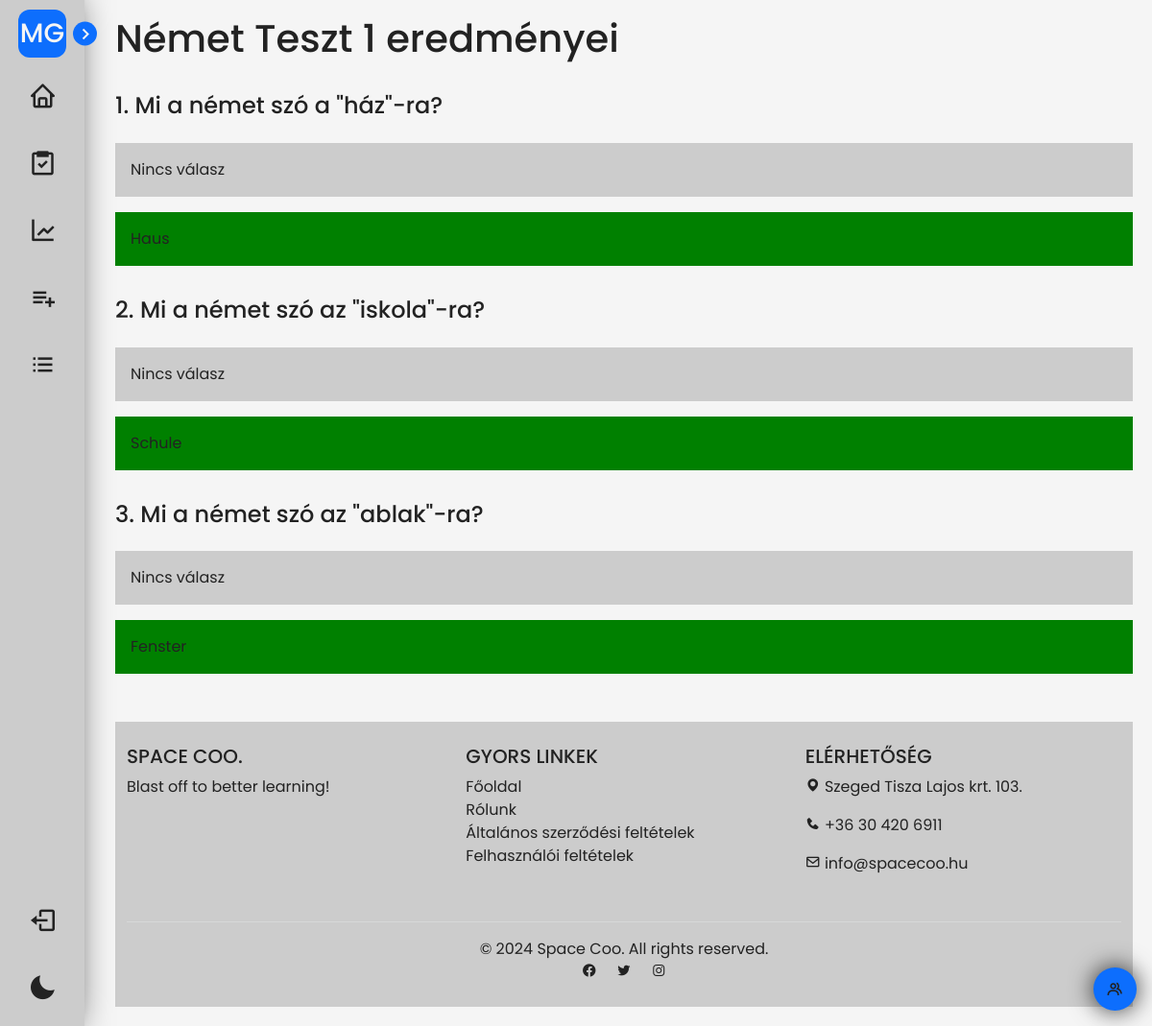
The app's page /resultpreview.php?id=31 (signed in) with its own data.
### tables this page shows
CREATE TABLE `tests` (
  `tid` int(11) NOT NULL,
  `t_name` varchar(255) NOT NULL,
  `date` date NOT NULL,
  `min_score` int(11) DEFAULT NULL,
  `owner` varchar(255) DEFAULT NULL
);

CREATE TABLE `questions` (
  `q_id` int(11) NOT NULL,
  `q_body` text NOT NULL,
  `correct_answer` varchar(255) NOT NULL
);

### classes/class.controller.test.php (called while the page is built, shortened)
<?php
class TestController extends Test {
  public static function constructDefault() {
    $instance = new self(null, null, null);
    return $instance;
  }
}

### classes/class.controller.test_submission.php (called while the page is built, shortened)
<?php
class TestSubmissionController extends TestSubmission {
  public static function constructDefault() {
    $instance = new self(null, null, null);
    return $instance;
  }
  public function getTestId($sub_id) {
    return $this->getTestIdBySubmissionId($sub_id)[0]['tid'];
  }
}

### classes/class.dbh.php (called while the page is built)
<?php
class Dbh {
    protected function connect() {
        try {
            $host = "localhost";
            $dbname = "spacecoo";
            $username = "root";
            $password = "";
            $dbh = new PDO("mysql:host=" . $host . ";dbname=" . $dbname, $username, $password);
            return $dbh;
        } catch (PDOException $e) {
            print "Error: " . $e->getMessage() . "<br/>";
            die();
        }
    }
}

### classes/class.test_submission.php (called while the page is built, shortened)
<?php
class TestSubmission extends Dbh {
  protected function getTestIdBySubmissionId($submissionId) {
    $stmt = $this->connect()->prepare("SELECT `tid` FROM `test_submission` WHERE `sub_id` = ?");
    if(!$stmt->execute(array($submissionId))) {
      $stmt = NULL;
      header("location: ../index.php?stmtfailed");
      exit();
    }
    $testId = $stmt->fetchAll(PDO::FETCH_ASSOC);
    return $testId;
  }
}

### classes/class.test.php (called while the page is built, shortened)
<?php
class Test extends Dbh {
  public function getTestById($testId) {
    $stmt = $this->connect()->prepare('SELECT * FROM tests WHERE tid = ?');
    if (!$stmt->execute(array($testId))) {
      $stmt = NULL;
      header('location: index.php?error=stmtfailed');
      exit();
    }
    $result = $stmt->fetchAll(PDO::FETCH_ASSOC);
    return $result[0];
  }
}

### classes/class.controller.questions.php (called while the page is built, shortened)
<?php
class QuestionsController extends Questions {
  private $testId;
  public static function constructWithTestIdOnly($testId) {
    $instance = new self(null, null, null, $testId);
    return $instance;
  }
  public function __construct($questionBody, $correctAnswer, $wrongAnswers, $testId) {
    $this->testId = $testId;
  }
  public function getAllQuestionsByTestId() {
    $questions = $this->getQuestions($this->testId);
    $questionsAssoc = [];
    foreach ($questions as $row) {
      if (!isset($questionsAssoc[$row['q_id']])) {
          $questionsAssoc[$row['q_id']] = [
              'q_body' => $row['q_body'],
              'correct_answer' => $row['correct_answer'],
              'wrong_answers' => []
          ];
      }
    }
    return $questionsAssoc;
  }
}

### classes/class.questions.php (called while the page is built, shortened)
<?php
class Questions extends Dbh {
  protected function getQuestions($testId) {
    try {
      $sql = "
      SELECT
          q.q_id,
          q.q_body,
          q.correct_answer,
          wa.wrong_answer
      FROM
          tests t
      JOIN
          test_questions tq ON t.tid = tq.tid
      JOIN
          questions q ON tq.q_id = q.q_id
      LEFT JOIN
          question_wrong_answers qwa ON q.q_id = qwa.q_id
      LEFT JOIN
          wrong_answers wa ON qwa.w_id = wa.w_id
      WHERE
          t.tid = ?
      ";
      $conn = $this->connect();
      $conn->setAttribute(PDO::ATTR_ERRMODE, PDO::ERRMODE_EXCEPTION);
      $stmt = $conn->prepare($sql);
      $stmt->execute(array($testId));
      $results = $stmt->fetchAll(PDO::FETCH_ASSOC);
      return $results;
    } catch (Exception $e) {
      header("location: ../index.php?stmtfailed");
      exit();
    }
  }
}

### classes/class.controller.answers.php (called while the page is built)
<?php
class AnswersController extends Answers {
  private $submissionId;
  private $questionId;
  public function __construct($submissionId, $questionId) {
    $this->submissionId = $submissionId;
    $this->questionId = $questionId;
  }
  public function getAnswer() {
    return $this->getAnswerBySubmissionAndQuestionId($this->submissionId, $this->questionId);
  }
}

### classes/class.answers.php (called while the page is built)
<?php
class Answers extends Dbh {
  protected function getAnswerBySubmissionAndQuestionId($sub_id, $q_id) {
    $stmt = $this->connect()->prepare("SELECT * FROM `answers` WHERE `submission_id` = ? AND `q_id` = ?");
    if(!$stmt->execute(array($sub_id, $q_id)) || $stmt->rowCount() == 0) {
      $stmt = NULL;
      header("location: index.php?stmtfailed");
      exit();
    }
    $answer = $stmt->fetchAll(PDO::FETCH_ASSOC);
    return $answer[0];
  }
}

### resultpreview.php (the view, shortened to what this page needs)
<?php
include("classes/class.dbh.php");
include("classes/class.test_submission.php");
include("classes/class.controller.test_submission.php");
include("classes/class.test.php");
include("classes/class.controller.test.php");
include("classes/class.questions.php");
include("classes/class.controller.questions.php");
include("classes/class.answers.php");
include("classes/class.controller.answers.php");
$testSubmissionsController = TestSubmissionController::constructDefault();
$testId = $testSubmissionsController->getTestId($_GET["id"]);
$testController = TestController::constructDefault();
$test = $testController->getTestById($testId);
$questionsController = QuestionsController::constructWithTestIdOnly($testId);
$questions = $questionsController->getAllQuestionsByTestId();
$questionCounter = 1;
include("includes/header.php");
?>
<link rel="stylesheet" href="css/test.css">
<h1><?php echo $test["t_name"]?> eredményei</h1>
<div>
<?php
  foreach ($questions as $q_id => $question) {
    $answersController = new AnswersController($_GET["id"], $q_id);
    $usersAnswers = $answersController->getAnswer();
    $answers = [$question["correct_answer"]];
    shuffle($answers);
    ?>
    <h4><?php echo $questionCounter . ". " . $question["q_body"]; $questionCounter++; ?></h4>
        <div class="row">
          <div class="col">
          <label class="form-check-label test-question-label <?php
              if("" === $usersAnswers["answer_given"] && $usersAnswers["is_correct"] ) echo "correct-background-color";
              else if("" === $usersAnswers["answer_given"] && !$usersAnswers["is_correct"] ) echo "incorrect-background-color";
              ?>">
              Nincs válasz
            </label>
          </div>
        </div>
      <?php for ($i = 0; $i < count($answers); $i++) { ?>
        <div class="row">
          <div class="col">
            <label class="form-check-label test-question-label <?php
            if($answers[$i] === $usersAnswers["answer_given"] && $usersAnswers["is_correct"] ) echo "correct-background-color";
            else if($answers[$i] === $usersAnswers["answer_given"] && !$usersAnswers["is_correct"] ) echo "incorrect-background-color";
            ?>">
              <?php echo $answers[$i] ?>
            </label>
          </div>
        </div>
      <?php } ?>
  <?php }
  ?>
  </div>
<?php include("includes/footer.php"); ?>

### css/footer.css (style rules this page uses)
:root { --background-color: #f5f5f5; --text-color: #222222; --primary-accent: #0d6efd; --secondary-accent: #cccccc; --border-color: #e0e0e0; --highlight-color: #0056b3; }

### css/index.css (style rules this page uses)
:root { --background-color: #f5f5f5; --text-color: #222222; --primary-accent: #0d6efd; --secondary-accent: #cccccc; --border-color: #e0e0e0; --highlight-color: #0056b3; --correct-color: green; --incorrect-color: red; }
* { padding: 0; margin: 0; box-sizing: border-box; text-decoration: none; font-family: Poppins, sans-serif; color: var(--text-color); }
body { background-color: var(--background-color); padding: 20px; padding-left: 120px; transition: all 0.2s ease-in-out; }
* { scrollbar-width: thin; scrollbar-color: var(--primary-accent) var(--secondary-accent); }
h1 { color: var(--text-color); }
.correct-background-color { background-color: var(--correct-color) !important; }

### css/test.css (style rules this page uses)
.test-question-label { background-color: var(--secondary-accent); padding: 1rem; width: 100%; margin-top: 1rem; cursor: pointer; transition: all 0.1s ease-in-out; }
h4 { margin-top: 2rem; }

### records on screen
tests: t_name "Német Teszt 1"
questions: q_body "Mi a német szó a \"ház\"-ra?", correct_answer "Haus"
questions: q_body "Mi a német szó az \"iskola\"-ra?", correct_answer "Schule"
questions: q_body "Mi a német szó az \"ablak\"-ra?", correct_answer "Fenster"

### other values on screen
explode(" ", $_SESSION["userName"])[0][0] "M"
explode(" ", $_SESSION["userName"])[1][0] "G"
